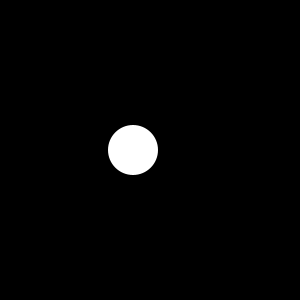
Frame 1 (no input)
Frame 60 (the mouse pressed at the canvas centre just before this capture): identical to frame 1, image omitted
Frame 120 (the mouse held since frame 60 and released just before this capture): identical to frame 1, image omitted

The Processing sketch that drew this single still picture (run headless with seeded random() and noise(); from frame 60 on, the mouse is pressed at the canvas centre):

// Processing sketch: sketch_01_particle_class
// ── sketch_01_particle_class.pde
Particle p;        //オブジェクト宣言    Particleクラスのオブジェクトpを宣言

void setup(){
 
  size(300,300);
  noStroke();
  
  p = new Particle();    // pに Particleクラスからオブジェクトを生成（コンストラクト）。
  p.x = 133.0;           // pの変数x,y,dに値を入力（pの後にドットをつけて変数にアクセスする。）
  p.y = 150.0;
  p.d = 50.0;
}
 
void draw(){
  
  background(0);
  p.display();           //pの関数display()を実行させ、現在地に描画させる
                         // （pの後にドットをつけて関数を実行する。）
}

class Particle{
  float x;
  float y;
  float d;
  
  void display(){
    ellipse(x, y, d, d); 
  }
  
}
